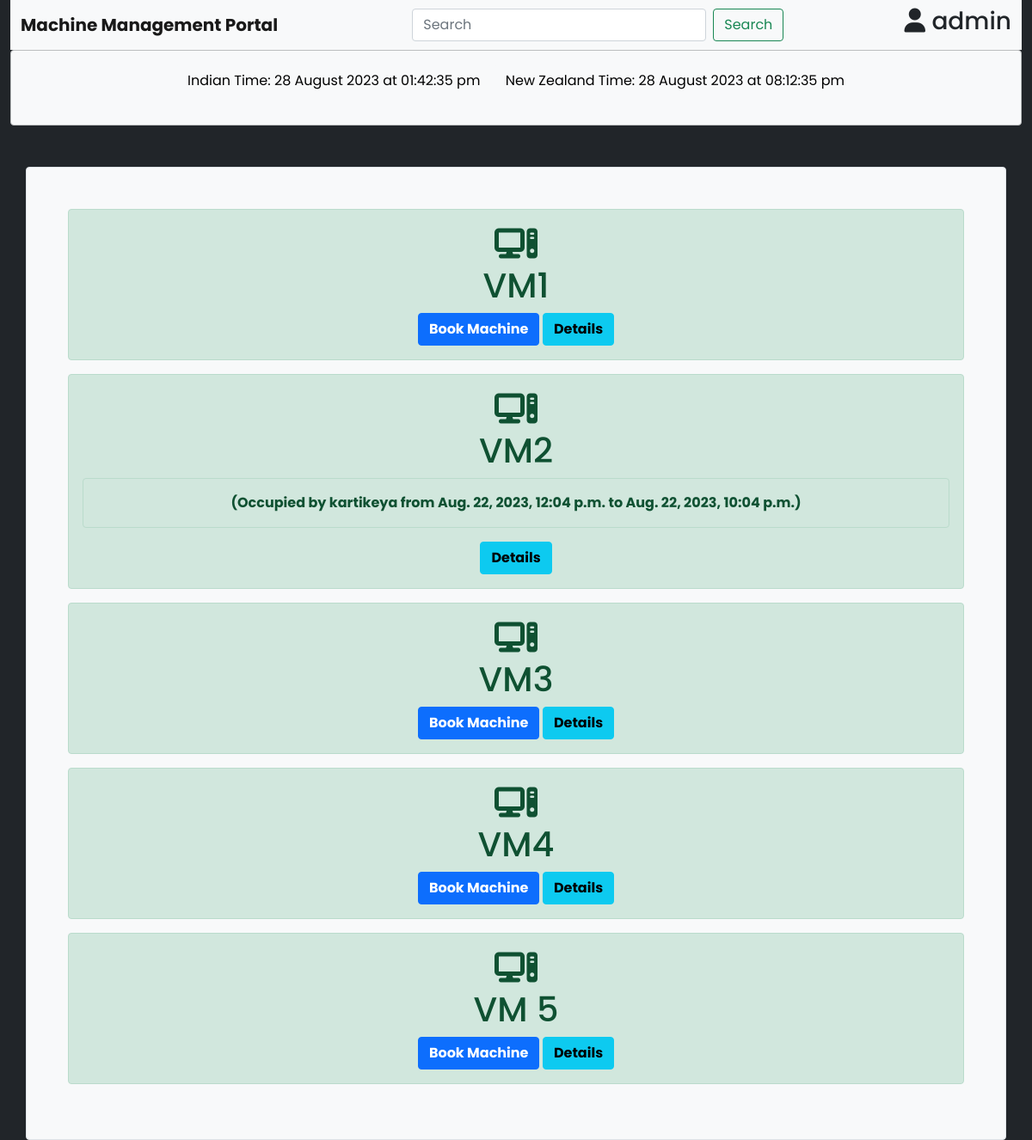
The app's page / (signed in), older data.
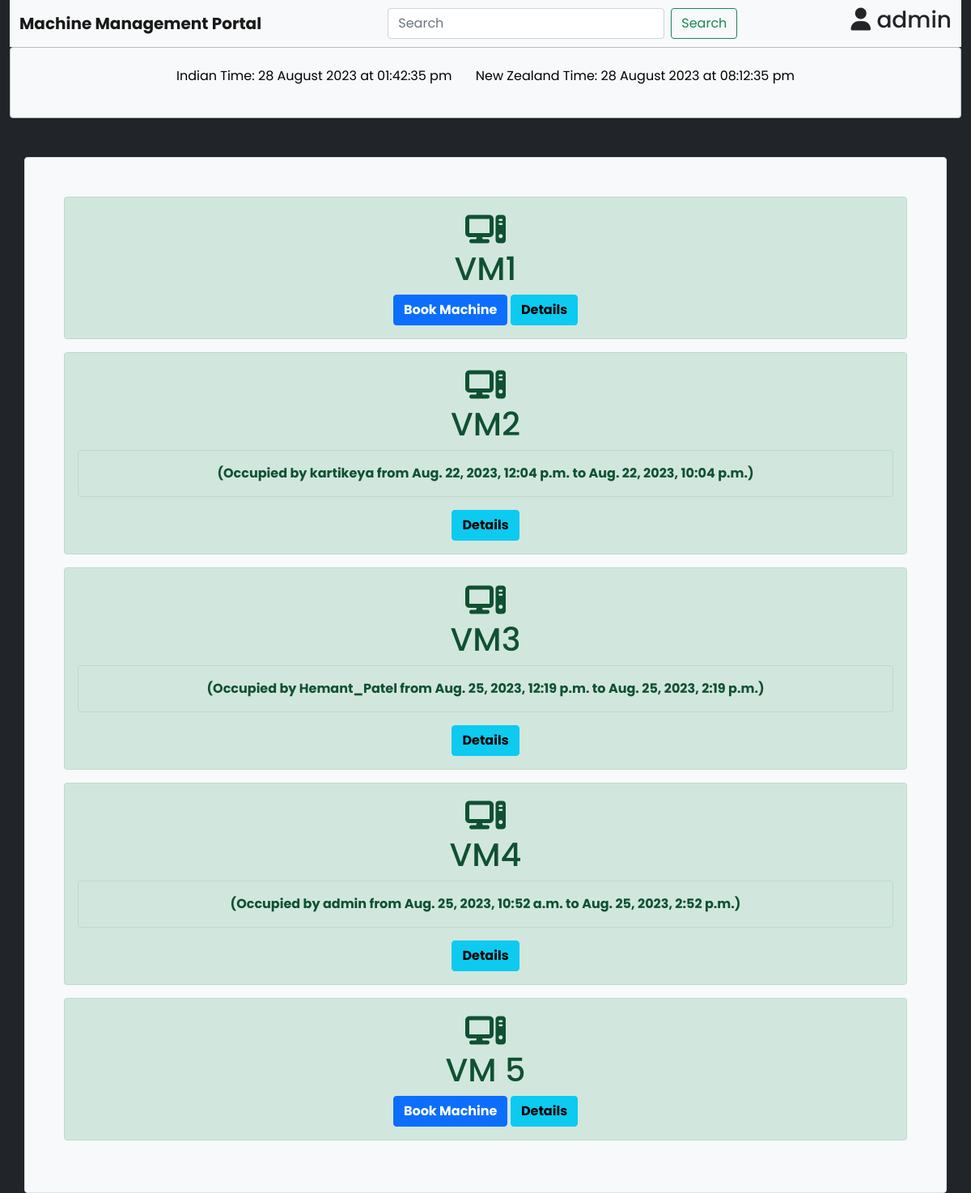
The same page, newer data.
### machines/models.py (models this page shows, shortened)
class Machine(models.Model):
    name = models.CharField(max_length=100)
    discription = models.TextField(null=True, max_length=500)
    user = models.ForeignKey(User, on_delete=models.SET_NULL, null=True, blank=True)
    start_time = models.DateTimeField(null=True, blank=True)
    end_time = models.DateTimeField(null=True, blank=True)
    timestamp = models.DateTimeField(auto_now=True)
    status = models.BooleanField(default=True)  # True for free, False for occupied
    purpose = models.TextField(blank=True)

### machines/views.py (the view)
# urls.py: path('', views.machine_list, name='machine_list'),
@login_required
def machine_list(request):
    search_query = request.GET.get('search')
    machines = Machine.objects.filter(name__icontains=search_query) if search_query else Machine.objects.all()
    context = {
        'machines': machines,
    }
    return render(request, 'machines/machine_list.html', context)

### machines/templates/machines/machine_list.html (shortened to what this page needs)
{% load static %}
<!DOCTYPE html>
<html lang="en">
<head>
    <link href="https://cdn.jsdelivr.net/npm/bootstrap@5.0.2/dist/css/bootstrap.min.css" rel="stylesheet"
>
    <link rel="stylesheet" href="https://cdnjs.cloudflare.com/ajax/libs/font-awesome/6.4.2/css/all.min.css" />
</head>
<body class="bg-body-tertiary bg-dark">
    {% block content %}
    <div class = "container-fluid">
        <nav class="navbar navbar-expand-lg navbar-light bg-light">
            <div class="container-fluid">
              <div class = "navbar-float-left"><a class="navbar-brand" href="#"><b>Machine Management Portal</b></a></div>
              <div class="navbar-float-right" id="navbarSupportedContent">
                <form class="d-flex" method="get" action="{% url 'machine_list' %}">
                  <input class="form-control me-2" type="search" name = "search" placeholder="Search" aria-label="Search">
                  <button class="btn btn-outline-success" type="submit">Search</button>
                </form>
              </div>
                <div class="dropdown">
                    <div class="" data-bs-toggle="dropdown">
                        <h3>
                        <i class="fa-solid fa-user"> </i> {{ request.user }}
                        </h3>
                    </div >
                </div>
        </nav>
        <main >
                 <div class="alert alert-dark text-center mb-3  bg-light ">
                     <b>
            <button type="button" class="btn btn-light  "><p>Indian Time: <span id="indianTimeAndDate"></span></p>
                 </button>
        <button type="button" class="btn btn-light  ">
                <p>New Zealand Time: <span id="newZealandTime"></span></p>
                 </p></button>
                     </b>
                 </div>
            <b>
             <div class="container mt-5 p-5 border rounded bg-light ">
                {% for machine in machines %}
                    <div class = "machines_list">
                         <div class="alert alert-success text-center mb-3 ">
                            <h1><i class="fa-solid fa-computer"></i>  <br>  {{ machine.name }}</h1>
                        {% if machine.status %}
                                <a href="{% url 'book_machine' machine.id %}" class="btn btn-primary" name="Active"><b>Book Machine</b></a>
                                <a href="{% url 'machine_detail' machine.id %}" class="btn btn-info" name="Inactive"><b>Details</b></a>
                        {% else %}
                             <div class="alert alert-success">
                            (Occupied by {{ machine.user }} from {{ machine.start_time|date:"DATETIME_FORMAT" }} to {{ machine.end_time|date:"DATETIME_FORMAT" }})
                                 </div>
                             <a href="{% url 'machine_detail' machine.id %}" class="btn btn-info" name="Inactive"><b>Details</b></a>
                        {% endif %}
                              </div>
                    </div>
                {% empty %}
                <h2><center>No Results Found</center></h2>
                {% endfor %}
            </div>
            </b>
        </main>
</div>
    {% endblock %}
</body>
</html>

### machines/templates/machines/machine_list.html (style rules this page uses)
* { font-family: 'Poppins', sans-serif; }

Row changes from the older to the newer data that the page shows:
changed Machine "VM3": user (not shown) → "Hemant_Patel"; start_time (not shown) → "Aug. 25, 2023, 12:19 p.m."; end_time (not shown) → "Aug. 25, 2023, 2:19 p.m."; status "Book Machine" → "(Occupied by from to )"
changed Machine "VM4": user (not shown) → "admin"; start_time (not shown) → "Aug. 25, 2023, 10:52 a.m."; end_time (not shown) → "Aug. 25, 2023, 2:52 p.m."; status "Book Machine" → "(Occupied by from to )"
